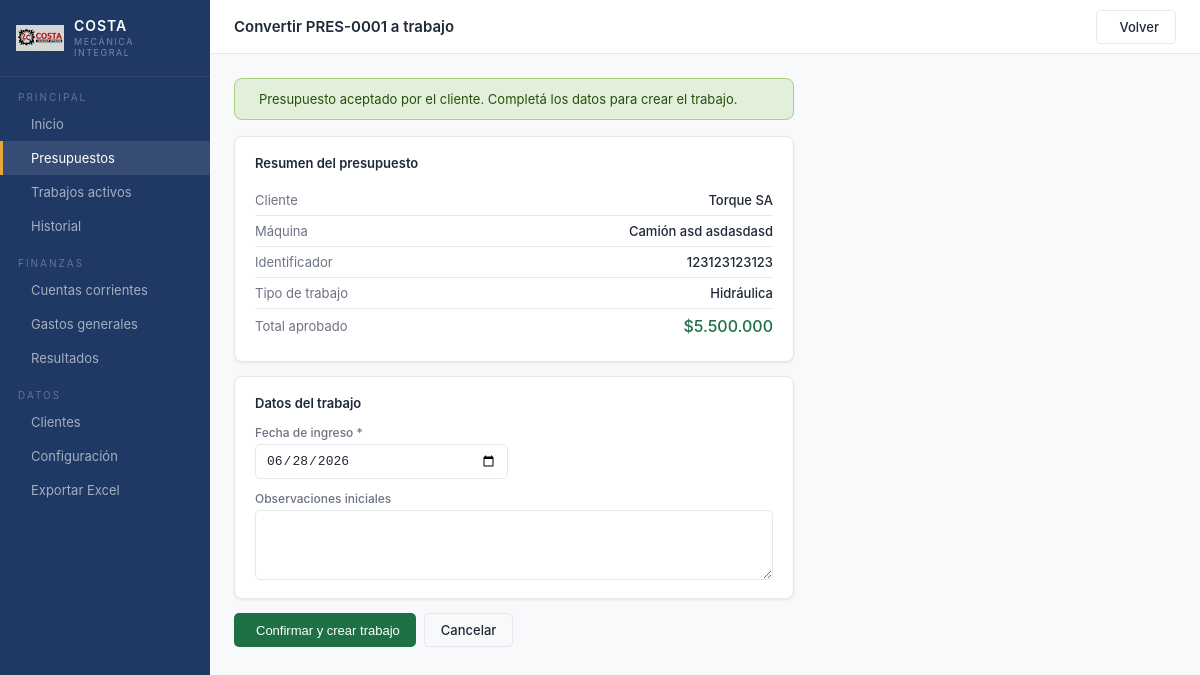
Page /presupuestos/1/convertir on the committed database.
### app.py (models this page shows)
class Presupuesto(db.Model):
    id = db.Column(db.Integer, primary_key=True)
    numero = db.Column(db.String(20), unique=True)
    cliente_id = db.Column(db.Integer, db.ForeignKey('cliente.id'), nullable=False)
    tipo_equipo = db.Column(db.String(50))
    identificador = db.Column(db.String(50))
    marca = db.Column(db.String(50))
    modelo = db.Column(db.String(50))
    tipo_trabajo = db.Column(db.String(50))
    observaciones = db.Column(db.Text)
    estado = db.Column(db.String(20), default='borrador')  # borrador, enviado, aceptado, rechazado
    total = db.Column(db.Float, default=0)
    creado = db.Column(db.DateTime, default=datetime.utcnow)
    items = db.relationship('ItemPresupuesto', backref='presupuesto', lazy=True, cascade='all, delete-orphan')
    trabajo = db.relationship('Trabajo', backref='presupuesto', lazy=True, uselist=False)

class Cliente(db.Model):
    id = db.Column(db.Integer, primary_key=True)
    empresa = db.Column(db.String(100), nullable=False)
    contacto = db.Column(db.String(100))
    telefono = db.Column(db.String(30))
    email = db.Column(db.String(100))
    direccion = db.Column(db.String(200))
    cuit = db.Column(db.String(20))
    notas = db.Column(db.Text)
    creado = db.Column(db.DateTime, default=datetime.utcnow)
    presupuestos = db.relationship('Presupuesto', backref='cliente', lazy=True)
    trabajos = db.relationship('Trabajo', backref='cliente', lazy=True)

### app.py (the view, shortened to what this page needs)
@app.route('/presupuestos/<int:id>/convertir', methods=['GET', 'POST'])
def convertir_presupuesto(id):
    p = Presupuesto.query.get_or_404(id)
    return render_template('convertir.html', presupuesto=p)

### app.py (called while the page is built)
def fmt_moneda(valor):
    if valor is None:
        return "$0"
    return f"${valor:,.0f}".replace(",", ".")

### templates/convertir.html (shortened to what this page needs)
{% extends "base.html" %}
{% block topbar_title %}Convertir {{ presupuesto.numero }} a trabajo{% endblock %}
{% block topbar_actions %}
<a href="/presupuestos" class="btn btn-ghost"> Volver</a>
{% endblock %}
{% block content %}
<div style="max-width:560px">
    <div class="alert alert-green" style="margin-bottom:16px">
        Presupuesto aceptado por el cliente. Completá los datos para crear el trabajo.
    </div>
    <div class="card" style="margin-bottom:14px">
        <div class="card-title">Resumen del presupuesto</div>
        <div class="mini-row"><span class="mini-label">Cliente</span><span class="mini-val">{{ presupuesto.cliente.empresa }}</span></div>
        <div class="mini-row"><span class="mini-label">Máquina</span><span class="mini-val">{{ presupuesto.tipo_equipo }} {{ presupuesto.marca }} {{ presupuesto.modelo }}</span></div>
        <div class="mini-row"><span class="mini-label">Identificador</span><span class="mini-val">{{ presupuesto.identificador }}</span></div>
        <div class="mini-row"><span class="mini-label">Tipo de trabajo</span><span class="mini-val">{{ presupuesto.tipo_trabajo }}</span></div>
        <div class="mini-row"><span class="mini-label">Total aprobado</span><span class="mini-val" style="color:var(--green);font-size:16px">{{ presupuesto.total | moneda }}</span></div>
    </div>
    <form method="post">
        <div class="card">
            <div class="card-title">Datos del trabajo</div>
            <div class="form-grid form-grid-2">
                <div class="field">
                    <label>Fecha de ingreso *</label>
                    <input type="date" name="fecha_ingreso" value="{{ today }}" required>
                </div>
                <div class="field form-full">
                    <label>Observaciones iniciales</label>
                    <textarea name="observaciones">{{ presupuesto.observaciones or '' }}</textarea>
                </div>
            </div>
        </div>
        <div style="display:flex;gap:8px">
            <button type="submit" class="btn btn-green">
                 Confirmar y crear trabajo
            </button>
            <a href="/presupuestos" class="btn btn-ghost">Cancelar</a>
        </div>
    </form>
</div>
{% endblock %}

### templates/base.html (style rules this page uses)
* { box-sizing: border-box; margin: 0; padding: 0; }
:root { --navy: #1F3864; --navy-light: #2a4d84; --blue: #2E75B6; --blue-light: #D6E4F0; --amber: #E8A838; --green: #1E7145; --green-light: #E2EFDA; --red: #C00000; --red-light: #FCE4D6; --gray-100: #F8F9FA; --gray-200: #F2F2F2; --gray-300: #E0E0E0; --gray-500: #6B7280; --white: #FFFFFF; --text: #1F2937; --text-light: #6B7280; --border: #E5E7EB; --shadow: 0 1px 3px rgba(0,0,0,0.08); --radius: 8px; --radius-sm: 5px; }
body { font-family: -apple-system, BlinkMacSystemFont, 'Segoe UI', sans-serif; background: var(--gray-100); color: var(--text); font-size: 14px; }
.btn { display: inline-flex; align-items: center; gap: 6px; padding: 8px 16px; border-radius: var(--radius-sm); font-size: 13px; font-weight: 500; cursor: pointer; border: none; text-decoration: none; transition: opacity 0.15s; }
.btn-green { background: var(--green); color: #fff; }
.btn-ghost { background: transparent; color: var(--text); border: 1px solid var(--border); }
.card { background: var(--white); border: 1px solid var(--border); border-radius: var(--radius); padding: 18px 20px; margin-bottom: 14px; box-shadow: var(--shadow); }
.card-title { font-size: 13px; font-weight: 600; color: var(--text); margin-bottom: 14px; }
.form-grid { display: grid; gap: 12px; }
.form-grid-2 { grid-template-columns: 1fr 1fr; }
.form-full { grid-column: 1 / -1; }
.field { display: flex; flex-direction: column; gap: 4px; }
.field label { font-size: 12px; font-weight: 500; color: var(--text-light); }
.field input, .field select, .field textarea { padding: 8px 10px; border: 1px solid var(--border); border-radius: var(--radius-sm); font-size: 13px; color: var(--text); background: var(--white); width: 100%; }
.field textarea { resize: vertical; min-height: 70px; }
.mini-row { display: flex; justify-content: space-between; align-items: center; padding: 7px 0; border-bottom: 1px solid var(--border); font-size: 13px; }
.mini-row:last-child { border-bottom: none; }
.mini-label { color: var(--text-light); }
.mini-val { font-weight: 500; color: var(--text); }
.alert { padding: 12px 16px; border-radius: var(--radius); font-size: 13px; margin-bottom: 14px; display: flex; align-items: center; gap: 8px; }
.alert-green { background: var(--green-light); color: #27500A; border: 1px solid #A8D080; }

### rows in the picture
Presupuesto: numero "PRES-0001", tipo_equipo "Camión", marca "asd", modelo "asdasdasd", identificador "123123123123", tipo_trabajo "Hidráulica", total|moneda "$5.500.000"
Cliente: cliente.empresa "Torque SA"
